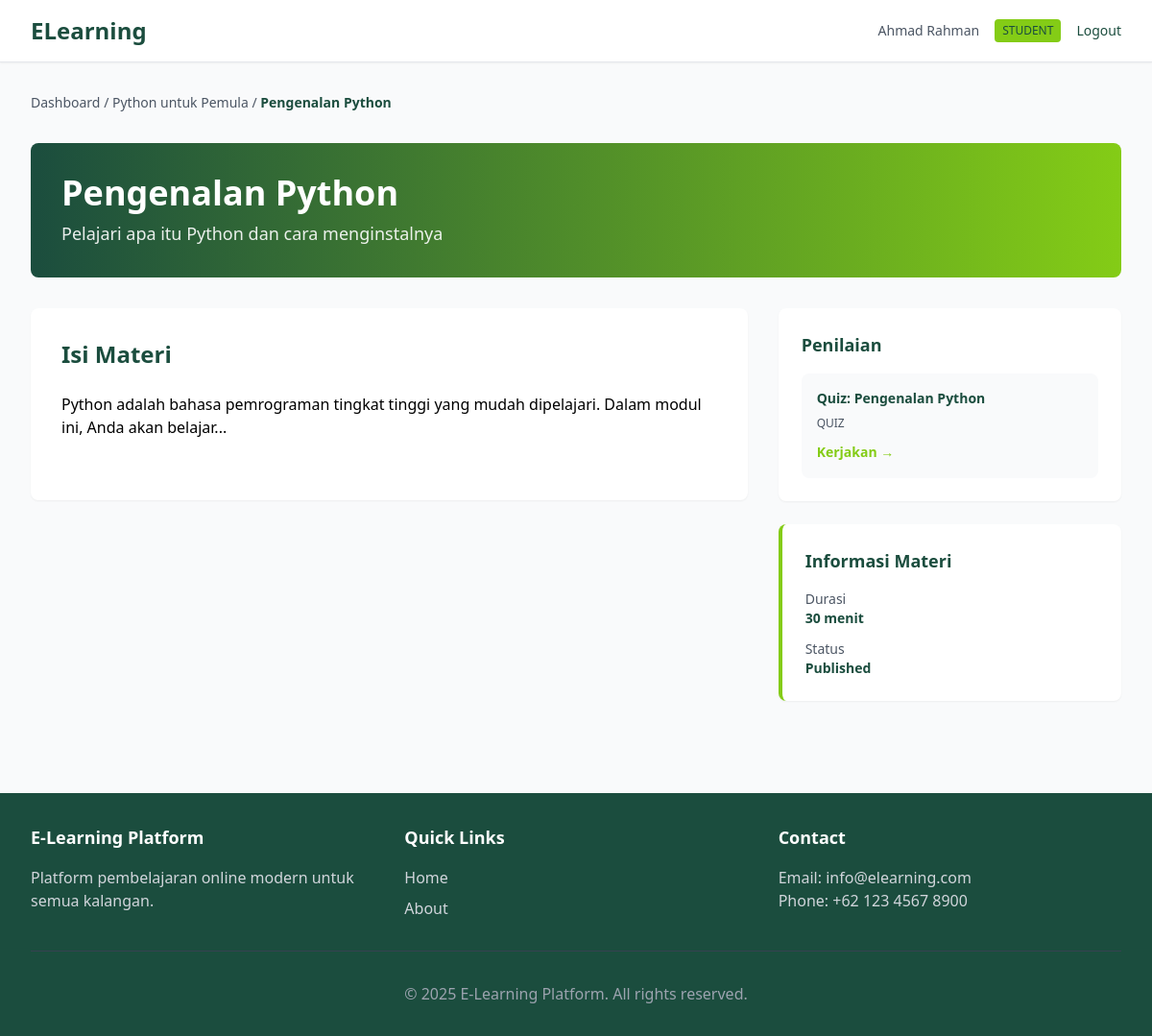
The app's page /student/module/1 (signed in) with its own data.
### app/models/user.py (models this page shows, shortened)
class User(UserMixin, db.Model):
    __tablename__ = 'users'
    id = db.Column(db.Integer, primary_key=True)
    username = db.Column(db.String(80), unique=True, nullable=False, index=True)
    email = db.Column(db.String(120), unique=True, nullable=False, index=True)
    password_hash = db.Column(db.String(255), nullable=False)
    full_name = db.Column(db.String(120), nullable=False)
    role = db.Column(db.String(20), default='student', nullable=False)
    bio = db.Column(db.Text)
    avatar_url = db.Column(db.String(255))
    is_active = db.Column(db.Boolean, default=True)
    created_at = db.Column(db.DateTime, server_default=db.func.now())
    updated_at = db.Column(db.DateTime, onupdate=db.func.now())
    enrollments = db.relationship('Enrollment', backref='user', lazy=True, cascade='all, delete-orphan')
    results = db.relationship('Result', backref='user', lazy=True, cascade='all, delete-orphan')
    courses_taught = db.relationship('Course', backref='instructor', lazy=True, foreign_keys='Course.instructor_id')
    def is_student(self):
        return self.role == 'student'

### app/models/course.py (models this page shows, shortened)
class Course(db.Model):
    __tablename__ = 'courses'
    id = db.Column(db.Integer, primary_key=True)
    title = db.Column(db.String(200), nullable=False)
    description = db.Column(db.Text)
    instructor_id = db.Column(db.Integer, db.ForeignKey('users.id'), nullable=False)
    status = db.Column(db.String(20), default='draft', nullable=False)  # draft, published, archived
    image_url = db.Column(db.String(255))
    category = db.Column(db.String(100))
    duration_weeks = db.Column(db.Integer)
    level = db.Column(db.String(50), default='beginner')  # beginner, intermediate, advanced
    created_at = db.Column(db.DateTime, default=datetime.utcnow)
    updated_at = db.Column(db.DateTime, onupdate=datetime.utcnow)
    modules = db.relationship('Module', backref='course', lazy=True, cascade='all, delete-orphan')
    assessments = db.relationship('Assessment', backref='course', lazy=True, cascade='all, delete-orphan')
    enrollments = db.relationship('Enrollment', backref='course', lazy=True, cascade='all, delete-orphan')

### app/models/module.py (models this page shows, shortened)
class Module(db.Model):
    __tablename__ = 'modules'
    id = db.Column(db.Integer, primary_key=True)
    course_id = db.Column(db.Integer, db.ForeignKey('courses.id'), nullable=False)
    title = db.Column(db.String(200), nullable=False)
    description = db.Column(db.Text)
    content = db.Column(db.Text)  # Main course content/material
    file_url = db.Column(db.String(255))  # URL for audio/video/PDF
    order = db.Column(db.Integer, default=1)
    status = db.Column(db.String(20), default='draft')  # draft, published
    duration_minutes = db.Column(db.Integer)
    learning_objectives = db.Column(db.Text)  # JSON or comma-separated
    created_at = db.Column(db.DateTime, default=datetime.utcnow)
    updated_at = db.Column(db.DateTime, onupdate=datetime.utcnow)
    assessments = db.relationship('Assessment', backref='module', lazy=True, cascade='all, delete-orphan')

### app/models/assessment.py (models this page shows, shortened)
class Assessment(db.Model):
    __tablename__ = 'assessments'
    id = db.Column(db.Integer, primary_key=True)
    module_id = db.Column(db.Integer, db.ForeignKey('modules.id'), nullable=False)
    course_id = db.Column(db.Integer, db.ForeignKey('courses.id'), nullable=False)
    title = db.Column(db.String(200), nullable=False)
    description = db.Column(db.Text)
    assessment_type = db.Column(db.String(50), nullable=False)  # quiz, assignment, submission
    questions = db.Column(db.Text)  # JSON format for quiz questions
    instructions = db.Column(db.Text)
    due_date = db.Column(db.DateTime)
    max_score = db.Column(db.Float, default=100.0)
    is_graded = db.Column(db.Boolean, default=True)
    allow_multiple_attempts = db.Column(db.Boolean, default=False)
    status = db.Column(db.String(20), default='draft')  # draft, published
    created_at = db.Column(db.DateTime, default=datetime.utcnow)
    updated_at = db.Column(db.DateTime, onupdate=datetime.utcnow)
    results = db.relationship('Result', backref='assessment', lazy=True, cascade='all, delete-orphan')

### app/routes/student.py (the view)
@student_bp.route('/module/<int:module_id>')
@login_required
@student_required
def module(module_id):
    module = Module.query.get_or_404(module_id)
    course = module.course
    enrollment = Enrollment.query.filter_by(user_id=current_user.id, course_id=course.id).first()
    if not enrollment:
        flash('Anda belum terdaftar di kursus ini.', 'warning')
        return redirect(url_for('student.dashboard'))
    assessments = Assessment.query.filter_by(module_id=module_id, status='published').all()
    return render_template('student/module.html', module=module, course=course, assessments=assessments)

### app/models/user.py (called while the page is built)
@login_manager.user_loader
def load_user(user_id):
    return User.query.get(int(user_id))

### app/routes/student.py (called while the page is built)
def student_required(f):
    @wraps(f)
    def decorated_function(*args, **kwargs):
        if not current_user.is_authenticated or not current_user.is_student():
            flash('Akses ditolak. Anda harus login sebagai siswa.', 'danger')
            return redirect(url_for('auth.login'))
        return f(*args, **kwargs)
    return decorated_function

### app/templates/student/module.html (shortened to what this page needs)
{% extends "base.html" %}
{% block content %}
<div class="space-y-8">
    <div class="text-sm text-gray-600">
        <a href="{{ url_for('student.dashboard') }}" class="hover:text-lime">Dashboard</a> /
        <a href="{{ url_for('student.course', course_id=course.id) }}" class="hover:text-lime">{{ course.title }}</a> /
        <span class="text-dark-green font-semibold">{{ module.title }}</span>
    </div>
    <div class="bg-gradient-to-r from-dark-green to-lime rounded-lg p-8 text-white">
        <h1 class="text-4xl font-bold mb-2">{{ module.title }}</h1>
        <p class="text-lg opacity-90">{{ module.description }}</p>
    </div>
    <div class="grid grid-cols-1 lg:grid-cols-3 gap-8">
        <div class="lg:col-span-2">
            <div class="bg-white rounded-lg shadow-sm p-8">
                <h2 class="text-2xl font-bold text-dark-green mb-6">Isi Materi</h2>
                {% if module.content %}
                    <div class="prose prose-sm max-w-none mb-8">
                        {{ module.content | safe }}
                    </div>
                {% endif %}
            </div>
        </div>
        <div class="space-y-6">
            <div class="bg-white rounded-lg shadow-sm p-6">
                <h3 class="text-lg font-bold text-dark-green mb-4">Penilaian</h3>
                {% if assessments %}
                    <div class="space-y-3">
                        {% for assessment in assessments %}
                            <div class="bg-light-gray p-4 rounded-lg hover:shadow-md transition">
                                <h4 class="font-semibold text-dark-green text-sm">{{ assessment.title }}</h4>
                                <p class="text-xs text-gray-600 mt-2">{{ assessment.assessment_type.upper() }}</p>
                                <a href="{{ url_for('student.assessment', assessment_id=assessment.id) }}"
                                   class="text-lime hover:text-dark-green text-sm font-semibold mt-3 inline-block">
                                    Kerjakan →
                                </a>
                            </div>
                        {% endfor %}
                    </div>
                {% else %}
                    <p class="text-gray-600 text-sm">Tidak ada penilaian untuk materi ini.</p>
                {% endif %}
            </div>
            <div class="bg-white rounded-lg shadow-sm p-6 border-l-4 border-lime">
                <h3 class="text-lg font-bold text-dark-green mb-4">Informasi Materi</h3>
                <div class="space-y-3 text-sm">
                    {% if module.duration_minutes %}
                        <div>
                            <p class="text-gray-600">Durasi</p>
                            <p class="font-semibold text-dark-green">{{ module.duration_minutes }} menit</p>
                        </div>
                    {% endif %}
                    <div>
                        <p class="text-gray-600">Status</p>
                        <p class="font-semibold text-dark-green">{{ module.status.capitalize() }}</p>
                    </div>
                </div>
            </div>
        </div>
    </div>
</div>
{% endblock %}

### app/templates/base.html (shortened to what this page needs)
<!DOCTYPE html>
<html lang="id">
<head>
    <script src="https://cdn.tailwindcss.com"></script>
</head>
<body class="bg-light-gray">
    <nav class="bg-white shadow-sm border-b border-border-gray sticky top-0 z-50">
        <div class="max-w-7xl mx-auto px-4 sm:px-6 lg:px-8">
            <div class="flex justify-between items-center h-16">
                <div class="flex items-center">
                    <a href="/" class="text-2xl font-bold text-dark-green">ELearning</a>
                </div>
                <div class="flex items-center gap-4">
                    {% if current_user.is_authenticated %}
                        <span class="text-sm text-gray-600">{{ current_user.full_name }}</span>
                        <span class="text-xs bg-lime text-dark-green px-2 py-1 rounded">{{ current_user.role.upper() }}</span>
                        <a href="{{ url_for('auth.logout') }}" class="text-sm text-dark-green hover:text-lime transition">Logout</a>
                    {% else %}
                        <a href="{{ url_for('auth.login') }}" class="text-sm text-dark-green hover:text-lime transition">Login</a>
                        <a href="{{ url_for('auth.register') }}" class="text-sm bg-dark-green text-white px-4 py-2 rounded hover:bg-lime hover:text-dark-green transition">Register</a>
                    {% endif %}
                </div>
            </div>
        </div>
    </nav>
    <main class="max-w-7xl mx-auto px-4 sm:px-6 lg:px-8 py-8">
        {% block content %}{% endblock %}
    </main>
    <footer class="bg-dark-green text-white mt-16 py-8">
        <div class="max-w-7xl mx-auto px-4 sm:px-6 lg:px-8">
            <div class="grid grid-cols-1 md:grid-cols-3 gap-8">
                <div>
                    <h3 class="text-lg font-semibold mb-4">E-Learning Platform</h3>
                    <p class="text-gray-300">Platform pembelajaran online modern untuk semua kalangan.</p>
                </div>
                <div>
                    <h4 class="text-lg font-semibold mb-4">Quick Links</h4>
                    <ul class="space-y-2 text-gray-300">
                        <li><a href="/" class="hover:text-lime transition">Home</a></li>
                        <li><a href="/about" class="hover:text-lime transition">About</a></li>
                    </ul>
                </div>
                <div>
                    <h4 class="text-lg font-semibold mb-4">Contact</h4>
                    <p class="text-gray-300">Email: info@elearning.com</p>
                    <p class="text-gray-300">Phone: +62 123 4567 8900</p>
                </div>
            </div>
            <div class="border-t border-gray-700 mt-8 pt-8 text-center text-gray-400">
                <p>&copy; 2025 E-Learning Platform. All rights reserved.</p>
            </div>
        </div>
    </footer>
</body>
</html>

### records on screen
User: full_name "Ahmad Rahman", role "STUDENT"
Course: title "Python untuk Pemula"
Module: title "Pengenalan Python", description "Pelajari apa itu Python dan cara menginstalnya", content "Python adalah bahasa pemrograman tingkat tinggi yang mudah dipelajari. Dalam modul ini, Anda akan belajar...", duration_minutes "30", status "Published"
Assessment: title "Quiz: Pengenalan Python", assessment_type "QUIZ"
